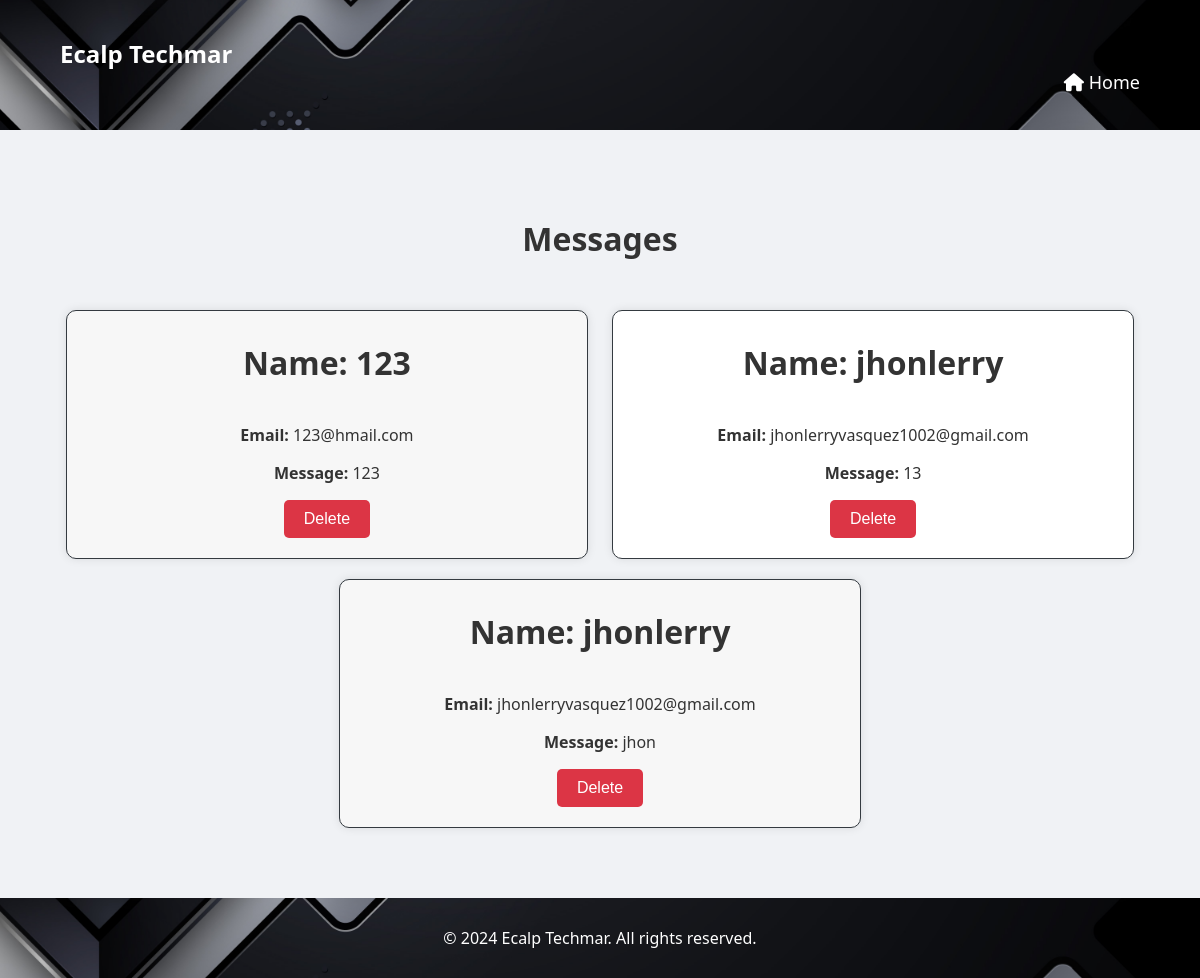
/messages/ (signed in), run on the app's committed database.
### main/models.py (models this page shows, shortened)
class ContactMessage(models.Model):
    name = models.CharField(max_length=255)
    email = models.EmailField()
    message = models.TextField()
    created_at = models.DateTimeField(auto_now_add=True)

### custom_admin/views.py (the view)
# urls.py: path('messages/', views.contact_messages, name='messages'),
@login_required
@user_passes_test(is_staff)
def contact_messages(request):
    messages = ContactMessage.objects.all()
    return render(request, 'messages.html', {'messages': messages})

### custom_admin/views.py (called while the page is built)
def is_staff(user):
    return user.is_staff or user.is_superuser

### custom_admin/templates/messages.html (shortened to what this page needs)
<!DOCTYPE html>
<html lang="en">
<head>
    {% load static %}
    <link rel="stylesheet" href="{% static 'main/styles.css' %}">
    <link rel="stylesheet" href="https://cdnjs.cloudflare.com/ajax/libs/font-awesome/6.0.0-beta3/css/all.min.css">
</head>
<body>
    <header>
    <div class="container">
        <h1 class="logo">Ecalp Techmar</h1>
        <nav>
            <ul>
                  <li><a href="{% url 'custom_admin:admin_dashboard' %}"><i class="fas fa-home"></i> Home</a></li>
            </ul>
        </nav>
    </div>
</header>
   <section id="messages">
    <h2>Messages</h2>
    <div class="messages">
        {% for message in messages %}
            <div class="message">
                <h2>Name: {{ message.name }}</h2>
                <p><b>Email:</b> {{ message.email }}</p>
                <p><b>Message:</b> {{ message.message }}</p>
                <div class="button-group">
    <button class="new-delete-button">
        <a href="{% url 'custom_admin:delete_message' message.pk %}" onclick="return confirm('Are you sure you want to delete this message?')">
            Delete
        </a>
    </button>
</div>
            </div>
        {% endfor %}
    </div>
</section>
    <footer>
        <div class="container">
            <div class="footer-content">
                <p style="text-align: center; width: 100%;">&copy; 2024 Ecalp Techmar. All rights reserved.</p>
            </div>
        </div>
    </footer>
</body>
</html>

### main/static/main/styles.css (style rules this page uses)
body { font-family: 'Segoe UI', Tahoma, Geneva, Verdana, sans-serif; margin: 0; padding: 0; box-sizing: border-box; background-color: #f0f2f5; color: #333; }
header { background-color: #343a40; color: white; padding: 15px 0; position: sticky; top: 0; z-index: 1000; }
.container { width: 90%; max-width: 1200px; margin: 0 auto; padding: 0 15px; }
.logo { margin: 0; font-size: 24px; }
nav ul { list-style: none; padding: 0; display: flex; justify-content: flex-end; margin: 0; }
nav ul li { margin-left: 20px; }
nav ul li a { color: white; text-decoration: none; font-size: 18px; transition: color 0.3s; }
section { padding: 60px 0; }
section h2 { text-align: center; margin-bottom: 40px; font-size: 32px; }
footer { background-color: #343a40; color: white; padding: 15px 0; text-align: center; }
.footer-content { display: flex; justify-content: space-between; align-items: center; flex-wrap: wrap; }
.footer-content p { margin: 0; }

### data on the page
ContactMessage: name "123", email "123@hmail.com", message "123"
ContactMessage: name "jhonlerry", email "jhonlerryvasquez1002@gmail.com", message "13"
ContactMessage: name "jhonlerry", email "jhonlerryvasquez1002@gmail.com", message "jhon"
